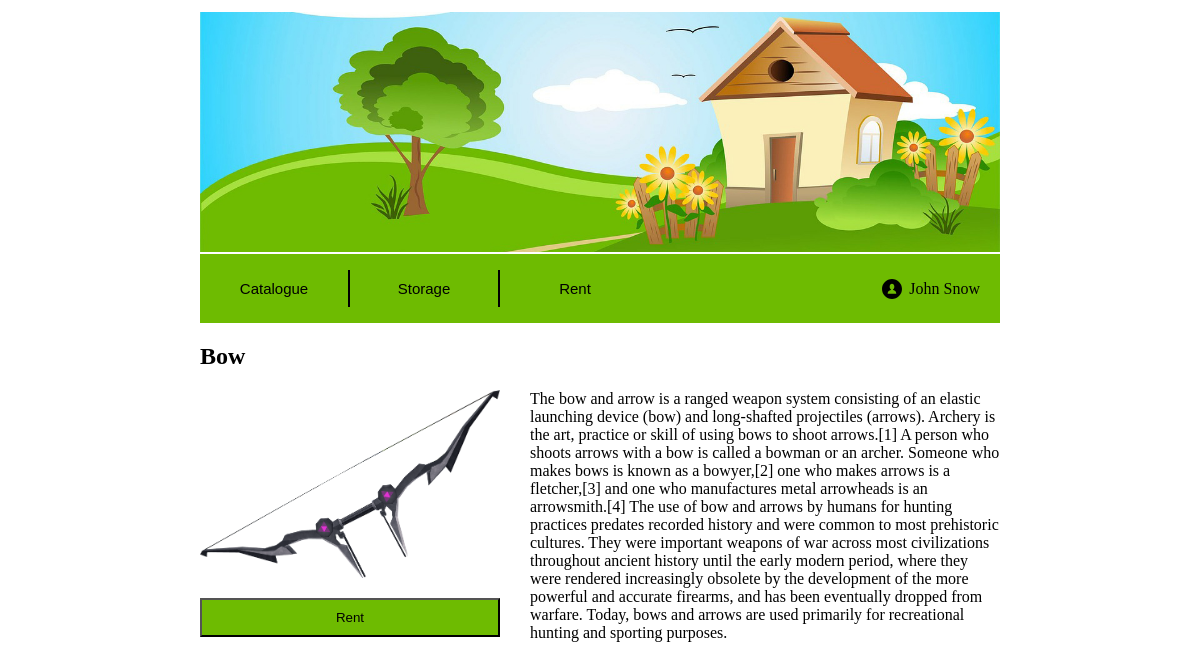
Page /things/item_good/5 on the earlier database version.
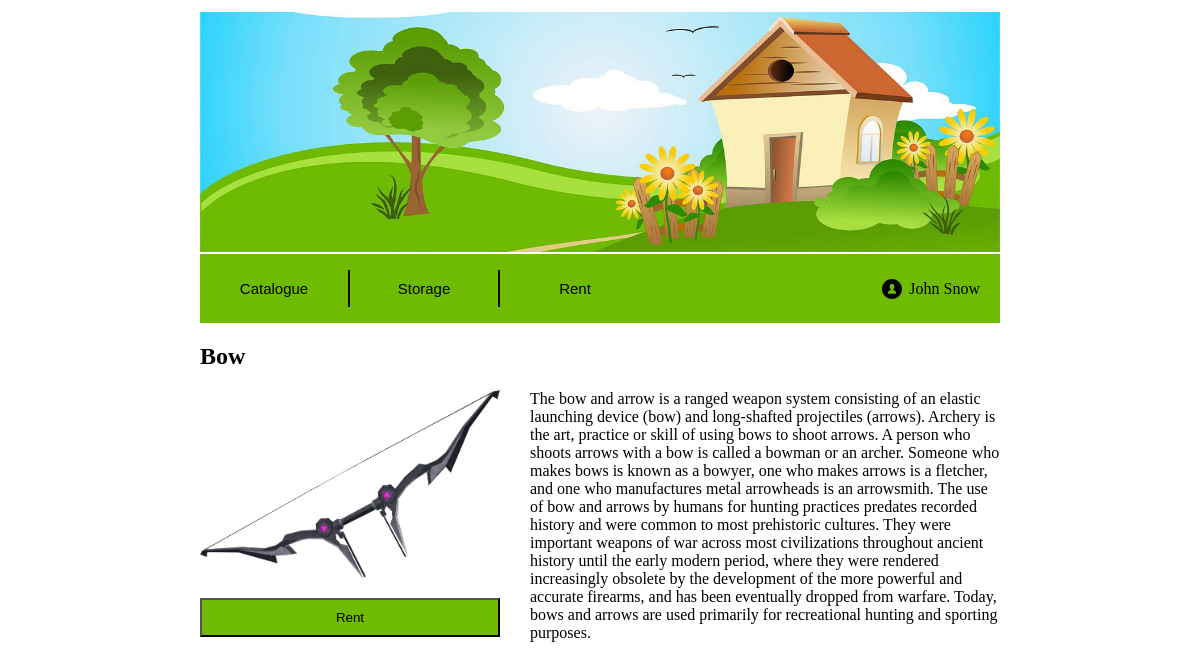
Same page on the later database version.
### things/models.py (models this page shows, shortened)
class Good(models.Model):
    title = models.CharField('title', max_length=100)
    owner_id = models.ForeignKey(Customer)
    good_info = models.CharField('good info', max_length=1000)
    reservation_type = models.CharField('type', max_length=1, choices=RESERVATION_TYPES)
    image_path = models.CharField('image', max_length=200)
    status = models.CharField('status', max_length=1, choices=GOOD_STATUS)

### things/views.py (the view)
# urls.py: url(r'^item_good/(?P<item_pk>[0-9]+)', views.item_good_fullinfo, name='item_good_fullinfo'),
def item_good_fullinfo(request, item_pk):
    item = Good.objects.get(pk=item_pk)
    template = loader.get_template('things/item_good_fullinfo.html')
    return HttpResponse(template.render({'item' : item}, request))

### things/templates/things/item_good_fullinfo.html (shortened to what this page needs)
{% extends "things/base.html" %}
{% load staticfiles %}
{% block items_block %}
    <html lang="en">
    <head>
    </head>
    <body>
        <div class="item">
            <div class="item-title"><h2>{{ item.title }}</h2></div>
            <div class="item-flex-container">
                <div class="item-picture">
                    <img src={% static item.image_path %} width="300px">
                    <form action="{% url 'rent_item' item.pk %}" method="post">
                        <div><button class="item-fullinfo-button">Rent</button></div>
                    </form>
                </div>
                <div class="item-info">
                    <div>
                        {{ item.good_info }}
                    </div>
                </div>
            </div>
        </div>
    </body>
    </html>
{% endblock %}

### things/templates/things/base.html (shortened to what this page needs)
<html lang="en">
<head>
</head>
<body>
    <div class="base">
        <div class="container">
            {% block header %}
                {% include "things/header.html" %}
            {% endblock %}
        </div>
        <div class="container">
            {% block items_block %}
            {% endblock %}
        </div>
    </div>
</body>
</html>

### things/templates/things/header.html (shortened to what this page needs)
{% load staticfiles %}
<html lang="en">
<head>
</head>
<body>
    <div class="outer-header">
        <div>
            <img src="{% static 'images/house2.jpg' %}" width="100%">
        </div>
        <div class="header">
            <div class="tabs">
                <button class="tab" onclick="catalogues_all()">Catalogue</button>
                <button class="tab" onclick="catalogues_storage()">Storage</button>
                <button class="tab" onclick="catalogues_rent()">Rent</button>
            </div>
            <div class="user">
                <div class="avatar"><img src="{% static 'images/user.svg' %}" height="20px"></div>
                <div>John Snow</div>
            </div>
        </div>
    </div>
</body>
</html>

### things/templates/things/base.html (style rules this page uses)
.base { margin: 1% auto; width: 50em; }

### things/templates/things/header.html (style rules this page uses)
.header { display: flex; justify-content: space-between; align-items: center; padding: 1em 0; margin: 2px 0; background-color: #6ebb01; }
.tabs { display: flex; justify-content: flex-start; align-items: center; }
.tab { padding: 10px 0; width: 150px; border: 1px solid black; border-width: 0 2px 0 0; border-radius: 0; background-color: #6ebb01; font-size: 15px; }
.tab:last-of-type { border-width: 0; }
.user { display: flex; justify-content: flex-end; align-items: center; padding-right: 20px; }
.avatar { margin: 0 7px; }

### things/templates/things/item_good_fullinfo.html (style rules this page uses)
.item-flex-container { display: flex; justify-content: space-between; }
.item-fullinfo-button { width: 300px; padding: 10px; background-color: #6ebb01; }
.item-info { flex-grow: 100; }
.item-picture { padding: 0 30px 0 0; }
.item-picture > * { margin: 0 0 20px 0; }

Differences in the rows shown:
changed Good "Bow": good_info "…using bows to shoot arrows.[1] A person who shoots arrows with a bow is called a bowman or an archer. Someone who makes bows is known as a bowyer,[2] one who makes arrows is a fletcher,[3] and one who manufactures metal arrowheads is an arrowsmith.[4] The use of bow…" → "…using bows to shoot arrows. A person who shoots arrows with a bow is called a bowman or an archer. Someone who makes bows is known as a bowyer, one who makes arrows is a fletcher, and one who manufactures metal arrowheads is an arrowsmith. The use of bow…"
